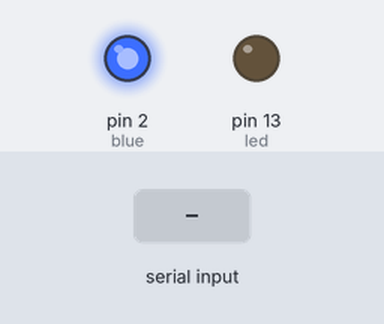
A sketch run on a simulated Arduino Uno, built with avr-gcc and run on an emulated ATmega328P. Parts: output pins drawn as LEDs (lit = HIGH). The inputs (shaded band) are chosen by the test bench.

Above: at 1.2 s.
1.3 s: byte 1 (1) received over Serial
At 1.8 s:
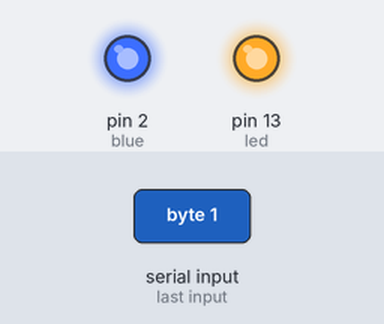
2.8 s: "1" received over Serial
At 4.1 s:
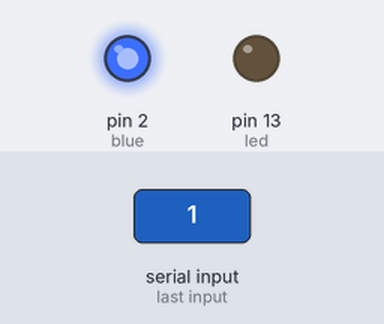
Timing chart, 0 to 5.8 s (numbered marks = the images above; inputs shaded):
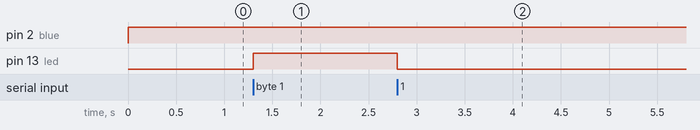

Measured:
- after the input at 1.3 s, pin 13 (led): LOW → HIGH at once
- after the input at 2.8 s, pin 13 (led): HIGH → LOW at once

The sketch:

Menyalakan_LED_dengan_Processing_x_Proteus.ino
```cpp
const int led = 13;
const int blue = 2;

int dataRead;

void setup () {

  Serial.begin (9600);

  pinMode (led, OUTPUT);
  pinMode (blue, OUTPUT);

}

void loop () {

  digitalWrite (blue, HIGH);

  if (Serial.available () > 0) {
    dataRead = Serial.read ();
  }

  if (dataRead == 1) {
    digitalWrite (led, HIGH);
  }
  else {
    digitalWrite (led, LOW);
  }


}
```
